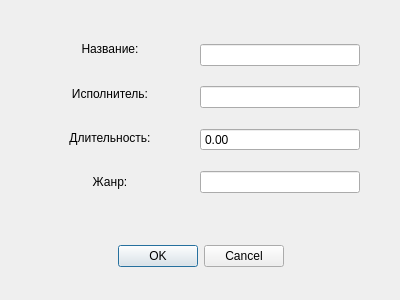
<?xml version="1.0" encoding="UTF-8"?>
<ui version="4.0">
 <class>TrackDialog</class>
 <widget class="QDialog" name="TrackDialog">
  <property name="windowModality">
   <enum>Qt::WindowModality::ApplicationModal</enum>
  </property>
  <property name="geometry">
   <rect>
    <x>0</x>
    <y>0</y>
    <width>400</width>
    <height>300</height>
   </rect>
  </property>
  <property name="minimumSize">
   <size>
    <width>400</width>
    <height>300</height>
   </size>
  </property>
  <property name="maximumSize">
   <size>
    <width>400</width>
    <height>300</height>
   </size>
  </property>
  <property name="windowTitle">
   <string>Track</string>
  </property>
  <property name="windowIcon">
   <iconset theme="QIcon::ThemeIcon::ListAdd"/>
  </property>
  <widget class="QDialogButtonBox" name="buttonBox">
   <property name="geometry">
    <rect>
     <x>30</x>
     <y>240</y>
     <width>341</width>
     <height>32</height>
    </rect>
   </property>
   <property name="orientation">
    <enum>Qt::Orientation::Horizontal</enum>
   </property>
   <property name="standardButtons">
    <set>QDialogButtonBox::StandardButton::Cancel|QDialogButtonBox::StandardButton::Ok</set>
   </property>
   <property name="centerButtons">
    <bool>true</bool>
   </property>
  </widget>
  <widget class="QWidget" name="verticalLayoutWidget">
   <property name="geometry">
    <rect>
     <x>200</x>
     <y>30</y>
     <width>160</width>
     <height>181</height>
    </rect>
   </property>
   <layout class="QVBoxLayout" name="editLayout">
    <item>
     <widget class="QLineEdit" name="lineTitle"/>
    </item>
    <item>
     <widget class="QLineEdit" name="lineName"/>
    </item>
    <item>
     <widget class="QDoubleSpinBox" name="spinDuration">
      <property name="buttonSymbols">
       <enum>QAbstractSpinBox::ButtonSymbols::NoButtons</enum>
      </property>
     </widget>
    </item>
    <item>
     <widget class="QLineEdit" name="lineGenre"/>
    </item>
   </layout>
  </widget>
  <widget class="QWidget" name="verticalLayoutWidget_2">
   <property name="geometry">
    <rect>
     <x>30</x>
     <y>30</y>
     <width>160</width>
     <height>171</height>
    </rect>
   </property>
   <layout class="QVBoxLayout" name="labelLayout">
    <item>
     <widget class="QLabel" name="labelName">
      <property name="text">
       <string>Название:</string>
      </property>
      <property name="alignment">
       <set>Qt::AlignmentFlag::AlignCenter</set>
      </property>
     </widget>
    </item>
    <item>
     <widget class="QLabel" name="labelArtist">
      <property name="text">
       <string>Исполнитель:</string>
      </property>
      <property name="alignment">
       <set>Qt::AlignmentFlag::AlignCenter</set>
      </property>
     </widget>
    </item>
    <item>
     <widget class="QLabel" name="labelDuration">
      <property name="text">
       <string>Длительность:</string>
      </property>
      <property name="alignment">
       <set>Qt::AlignmentFlag::AlignCenter</set>
      </property>
     </widget>
    </item>
    <item>
     <widget class="QLabel" name="labelGenre">
      <property name="text">
       <string>Жанр:</string>
      </property>
      <property name="alignment">
       <set>Qt::AlignmentFlag::AlignCenter</set>
      </property>
     </widget>
    </item>
   </layout>
  </widget>
 </widget>
 <resources/>
 <connections>
  <connection>
   <sender>buttonBox</sender>
   <signal>accepted()</signal>
   <receiver>TrackDialog</receiver>
   <slot>accept()</slot>
   <hints>
    <hint type="sourcelabel">
     <x>248</x>
     <y>254</y>
    </hint>
    <hint type="destinationlabel">
     <x>157</x>
     <y>274</y>
    </hint>
   </hints>
  </connection>
  <connection>
   <sender>buttonBox</sender>
   <signal>rejected()</signal>
   <receiver>TrackDialog</receiver>
   <slot>reject()</slot>
   <hints>
    <hint type="sourcelabel">
     <x>316</x>
     <y>260</y>
    </hint>
    <hint type="destinationlabel">
     <x>286</x>
     <y>274</y>
    </hint>
   </hints>
  </connection>
 </connections>
</ui>
